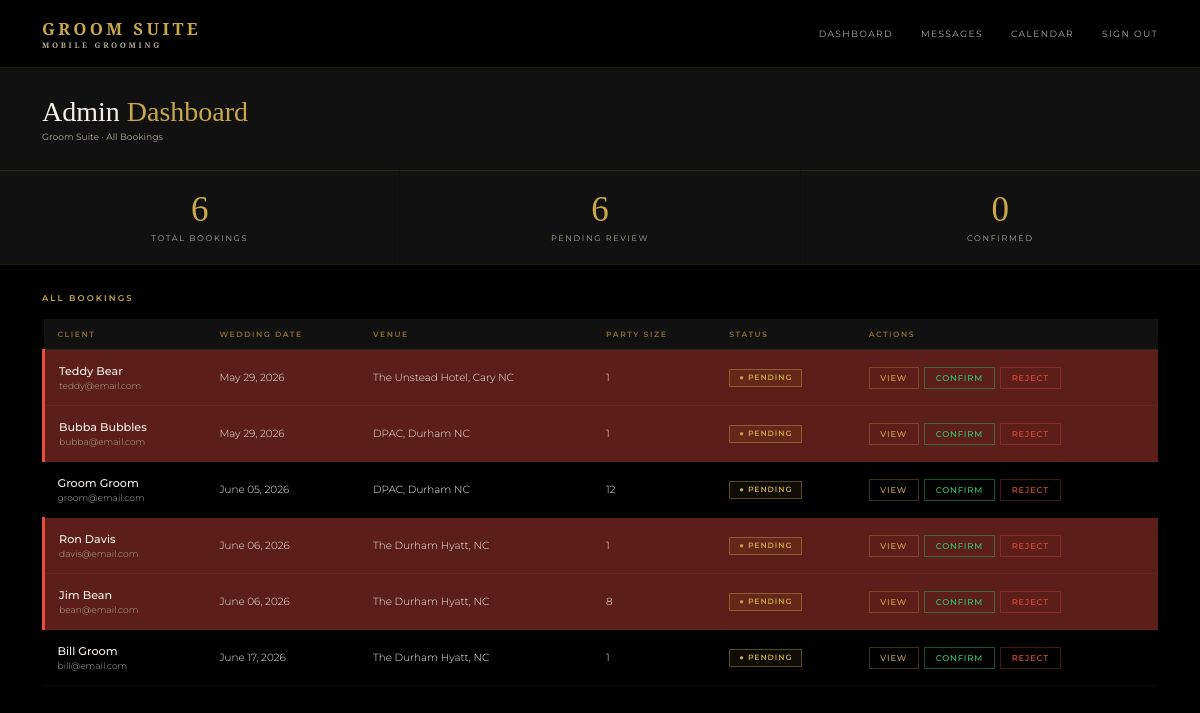
The page /admin (signed in) on the database its author committed.
### models.py (models this page shows)
class Booking(db.Model):
    id = db.Column(db.Integer, primary_key=True)
    wedding_date = db.Column(db.String(50), nullable=False)
    venue = db.Column(db.String(200), nullable=False)
    start_time = db.Column(db.String(20))
    party_size = db.Column(db.Integer, default=1)
    package = db.Column(db.String(100))
    addons = db.Column(db.String(200))
    notes = db.Column(db.Text)
    status = db.Column(db.String(20), default='pending')
    created_at = db.Column(db.DateTime, default=datetime.utcnow)
    user_id = db.Column(db.Integer, db.ForeignKey('user.id'), nullable=False)
    party_members = db.relationship('PartyMember', backref='booking', lazy=True)
    messages = db.relationship('Message', backref='booking_messages', lazy=True, foreign_keys='Message.booking_id')

class User(UserMixin, db.Model):
    id = db.Column(db.Integer, primary_key=True)
    name = db.Column(db.String(100), nullable=False)
    email = db.Column(db.String(120), unique=True, nullable=False)
    password = db.Column(db.String(200), nullable=False)
    role = db.Column(db.String(20), default='client')
    phone = db.Column(db.String(20))
    password_changed = db.Column(db.Boolean, default=False)
    bookings = db.relationship('Booking', backref='client', lazy=True)

### routes.py (the view)
    @app.route('/admin')
    @login_required
    @admin_required
    def admin_dashboard():
        bookings = Booking.query.order_by(Booking.wedding_date).all()
        total = len(bookings)
        pending = len([b for b in bookings if b.status == 'pending'])
        confirmed = len([b for b in bookings if b.status == 'confirmed'])
        from collections import Counter
        date_counts = Counter(b.wedding_date for b in bookings)
        conflict_dates = {date for date, count in date_counts.items() if count > 1}
        return render_template('admin/dashboard.html',
            bookings=bookings,
            total=total,
            pending=pending,
            confirmed=confirmed,
            conflict_dates=conflict_dates)

### app.py (called while the page is built)
@app.template_filter('format_date')
def format_date(value):
    try:
        return datetime.strptime(value, '%Y-%m-%d').strftime('%B %d, %Y')
    except:
        return value

### auth.py (called while the page is built)
def register_routes(app, login_manager):
    @login_manager.user_loader
    def load_user(user_id):
        return db.session.get(User, int(user_id))
    @app.route('/login', methods=['GET', 'POST'])
    def login():
        if request.method == 'POST':
            email = request.form.get('email')
            password = request.form.get('password')
            user = User.query.filter_by(email=email).first()
            if user and check_password_hash(user.password, password):
                login_user(user)
                if user.role == 'admin':
                    return redirect(url_for('index'))
                return redirect(url_for('portal'))
            flash('Invalid email or password')
        return render_template('login.html')
    @app.route('/logout')
    @login_required
    def logout():
        logout_user()
        return redirect(url_for('index'))

### routes.py (called while the page is built)
def admin_required(f):
    @wraps(f)
    def decorated_function(*args, **kwargs):
        if not current_user.is_authenticated or current_user.role != 'admin':
            return redirect(url_for('index'))
        return f(*args, **kwargs)
    return decorated_function

### templates/admin/dashboard.html (shortened to what this page needs)
{% extends 'base.html' %}
{% block content %}
<div class="admin-header">
  <div>
    <h1 class="admin-title">Admin <span>Dashboard</span></h1>
    <p class="admin-meta">Groom Suite · All Bookings</p>
  </div>
</div>
<div class="stats-bar">
  <div class="stat-card">
    <div class="stat-value">{{ total }}</div>
    <div class="stat-label">Total Bookings</div>
  </div>
  <div class="stat-card">
    <div class="stat-value">{{ pending }}</div>
    <div class="stat-label">Pending Review</div>
  </div>
  <div class="stat-card">
    <div class="stat-value">{{ confirmed }}</div>
    <div class="stat-label">Confirmed</div>
  </div>
</div>
<div class="admin-body">
  <div class="table-header">
    <div class="table-title">All Bookings</div>
  </div>
  {% if bookings %}
  <table class="bookings-table">
    <thead>
      <tr>
        <th>Client</th>
        <th>Wedding Date</th>
        <th>Venue</th>
        <th>Party Size</th>
        <th>Status</th>
        <th>Actions</th>
      </tr>
    </thead>
    <tbody>
      {% for booking in bookings %}
      <tr class="{% if booking.wedding_date in conflict_dates %}conflict-row{% endif %}">
        <td>
          <div class="client-name">{{ booking.client.name }}</div>
          <div class="client-email">{{ booking.client.email }}</div>
        </td>
        <td>{{ booking.wedding_date | format_date }}</td>
        <td>{{ booking.venue }}</td>
        <td>{{ booking.party_size }}</td>
        <td>
          <span class="badge badge-{{ booking.status }}">
            ● {{ booking.status|capitalize }}
          </span>
        </td>
        <td>
          <div class="action-btns">
            <a href="{{ url_for('booking_detail', id=booking.id) }}" class="action-btn action-view">
              View
              {% set unread = booking.messages | selectattr('read', 'equalto', False) | selectattr('sender_id', 'ne', current_user.id) | list | length %}
            </a>
            {% if booking.status == 'pending' %}
            <a href="{{ url_for('confirm_booking', id=booking.id) }}" class="action-btn action-confirm">Confirm</a>
            <a href="{{ url_for('reject_booking', id=booking.id) }}" class="action-btn action-reject">Reject</a>
            {% endif %}
          </div>
        </td>
      </tr>
      {% endfor %}
    </tbody>
  </table>
  {% else %}
  <div class="empty-state">
    <p>No bookings yet. They'll appear here once clients submit inquiries.</p>
  </div>
  {% endif %}
</div>
{% endblock %}

### templates/base.html (shortened to what this page needs)
<!DOCTYPE html>
<html lang="en">
<head>
  <link rel="stylesheet" href="{{ url_for('static', filename='css/style.css') }}?v={{ range(1, 99999) | random }}">
</head>
<body>
  <nav class="navbar">
    <div class="nav-logo">Groom Suite <span>Mobile Grooming</span></div>
    <div class="nav-links">
      {% if current_user.is_authenticated %}
        {% if current_user.role == 'admin' %}
          <a href="{{ url_for('admin_dashboard') }}">Dashboard</a>
          <a href="{{ url_for('admin_dashboard') }}">Messages {% if unread_count > 0 %}<span class="unread-badge">{{ unread_count }}</span>{% endif %}</a>
          <a href="{{ url_for('admin_calendar') }}">Calendar</a>
        {% else %}
          <a href="{{ url_for('portal') }}">My Booking</a>
          <a href="{{ url_for('portal_messages') }}">Messages {% if unread_count > 0 %}<span class="unread-badge">{{ unread_count }}</span>{% endif %}</a>
        {% endif %}
        <a href="{{ url_for('logout') }}">Sign Out</a>
      {% else %}
        <a href="{{ url_for('index') }}">Home</a>
        <a href="{{ url_for('inquiry') }}">Book Now</a>
        <a href="{{ url_for('login') }}">Login</a>
      {% endif %}
    </div>
  </nav>
  {% block content %}{% endblock %}
</body>
</html>

### static/css/style.css (style rules this page uses)
*, *::before, *::after { box-sizing: border-box; margin: 0; padding: 0; }
:root { --gold: #C9A84C; --gold-light: #E8C96A; --gold-dim: #8a6f2e; --black: #000000; --black-2: #111111; --black-3: #1A1A1A; --black-5: #2C2C2C; --white: #F5F0E8; --white-dim: #b0aa9a; --font-display: 'Cormorant Garamond', serif; --font-body: 'Montserrat', sans-serif; }
html { font-size: 14px; }
body { font-family: var(--font-body); background: var(--black); color: var(--white); min-height: 100vh; }
.navbar { display: flex; align-items: center; justify-content: space-between; padding: 1.2rem 3rem; background: rgba(0,0,0,0.95); border-bottom: 1px solid rgba(201,168,76,0.15); position: sticky; top: 0; z-index: 100; }
.nav-logo { font-family: var(--font-display); font-size: 1.2rem; font-weight: 600; color: var(--gold); letter-spacing: 0.2em; text-transform: uppercase; }
.nav-logo span { display: block; font-size: 0.55rem; letter-spacing: 0.35em; color: var(--white-dim); }
.nav-links { display: flex; gap: 2rem; }
.nav-links a { font-size: 0.65rem; letter-spacing: 0.15em; text-transform: uppercase; color: var(--white-dim); text-decoration: none; transition: color 0.2s; }
.admin-header { padding: 2rem 3rem; background: var(--black-2); border-bottom: 1px solid rgba(201,168,76,0.15); display: flex; align-items: center; justify-content: space-between; }
.admin-title { font-family: var(--font-display); font-size: 2rem; font-weight: 300; }
.admin-title span { color: var(--gold); }
.admin-meta { font-size: 0.65rem; color: var(--white-dim); margin-top: 0.25rem; }
.stats-bar { display: grid; grid-template-columns: repeat(3, 1fr); gap: 1px; background: rgba(201,168,76,0.08); border-bottom: 1px solid rgba(201,168,76,0.1); }
.stat-card { background: var(--black-2); padding: 1.5rem 2rem; text-align: center; }
.stat-value { font-family: var(--font-display); font-size: 2.5rem; font-weight: 300; color: var(--gold); line-height: 1; }
.stat-label { font-size: 0.58rem; letter-spacing: 0.2em; text-transform: uppercase; color: var(--white-dim); margin-top: 0.4rem; }
.admin-body { padding: 2rem 3rem; }
.table-header { display: flex; align-items: center; justify-content: space-between; margin-bottom: 1.2rem; }
.table-title { font-size: 0.6rem; letter-spacing: 0.25em; text-transform: uppercase; color: var(--gold); font-weight: 600; }
.bookings-table { width: 100%; border-collapse: collapse; font-size: 0.74rem; }
.bookings-table th { text-align: left; font-size: 0.55rem; letter-spacing: 0.2em; text-transform: uppercase; color: var(--gold-dim); font-weight: 600; padding: 0.75rem 1rem; border-bottom: 1px solid rgba(201,168,76,0.15); background: var(--black-2); }
.bookings-table td { padding: 1rem; border-bottom: 1px solid rgba(255,255,255,0.04); color: var(--white); font-weight: 300; }
.client-name { font-weight: 500; font-size: 0.8rem; }
.client-email { font-size: 0.65rem; color: var(--white-dim); margin-top: 2px; }
.badge { display: inline-flex; align-items: center; gap: 0.3rem; padding: 0.25rem 0.65rem; font-size: 0.55rem; letter-spacing: 0.12em; text-transform: uppercase; font-weight: 600; border: 1px solid; }
.badge-pending { border-color: rgba(201,168,76,0.4); color: var(--gold); background: rgba(201,168,76,0.07); }
.action-btns { display: flex; gap: 0.4rem; }
.action-btn { padding: 0.35rem 0.75rem; font-size: 0.6rem; letter-spacing: 0.1em; text-transform: uppercase; font-family: var(--font-body); font-weight: 500; border: 1px solid; background: transparent; cursor: pointer; transition: all 0.15s; text-decoration: none; display: inline-block; }
.action-confirm { border-color: rgba(46,204,113,0.4); color: #2ecc71; }
.action-reject { border-color: rgba(231,76,60,0.3); color: #e74c3c; }
.action-view { border-color: rgba(201,168,76,0.3); color: var(--gold); }
.conflict-row { background: rgba(231,76,60,0.4) !important; border-left: 3px solid #e74c3c; }

### rows shown on the page
Booking: client.name "Teddy Bear", client.email "teddy@email.com", wedding_date "May 29, 2026", venue "The Unstead Hotel, Cary NC", party_size "1", status "PENDING"
Booking: client.name "Bubba Bubbles", client.email "bubba@email.com", wedding_date "May 29, 2026", venue "DPAC, Durham NC", party_size "1", status "PENDING"
Booking: client.name "Groom Groom", client.email "groom@email.com", wedding_date "June 05, 2026", venue "DPAC, Durham NC", party_size "12", status "PENDING"
Booking: client.name "Ron Davis", client.email "davis@email.com", wedding_date "June 06, 2026", venue "The Durham Hyatt, NC", party_size "1", status "PENDING"
Booking: client.name "Jim Bean", client.email "bean@email.com", wedding_date "June 06, 2026", venue "The Durham Hyatt, NC", party_size "8", status "PENDING"
Booking: client.name "Bill Groom", client.email "bill@email.com", wedding_date "June 17, 2026", venue "The Durham Hyatt, NC", party_size "1", status "PENDING"

### other values the page prints
{{ total }} "6"
{{ pending }} "6"
{{ confirmed }} "0"
